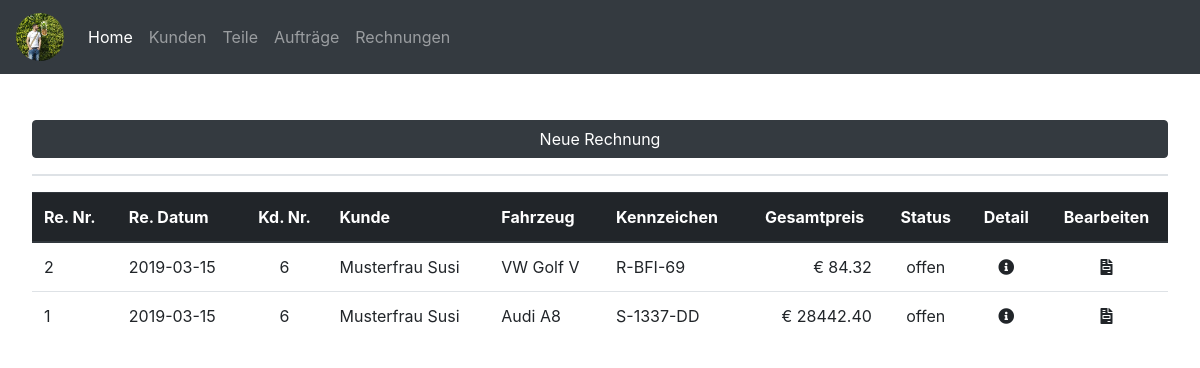
/invoice.php, run on an earlier commit of the app's database.
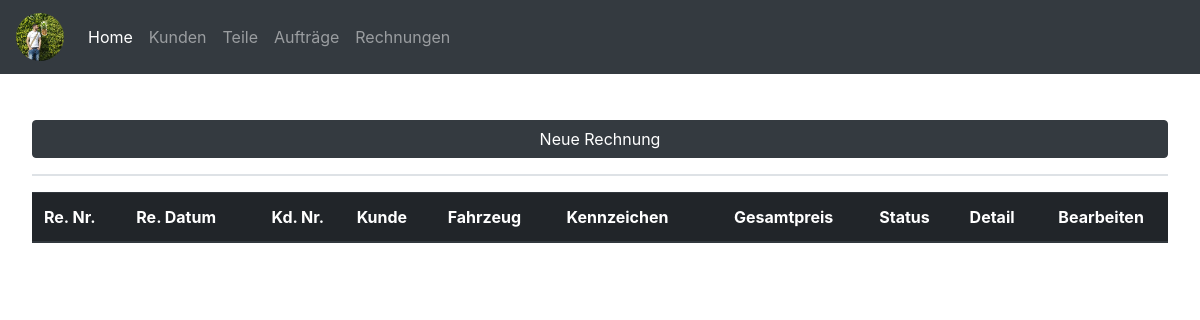
And on a later commit of the database.
### tables this page shows
CREATE TABLE `rechnung` (
  `rechnungid` int(11) NOT NULL,
  `repid` int(11) DEFAULT NULL,
  `rechnungsnummer` int(11) NOT NULL,
  `rechnungsdatum` date NOT NULL,
  `kundenid` int(11) NOT NULL,
  `fahrzeugid` int(11) NOT NULL,
  `summe` float NOT NULL,
  `status` varchar(20) NOT NULL
);

CREATE TABLE `kunde` (
  `kundennummer` int(10) NOT NULL,
  `anrede` varchar(15) NOT NULL,
  `titel` varchar(10) NOT NULL,
  `vorname` varchar(20) NOT NULL,
  `nachname` varchar(20) NOT NULL,
  `gebdat` date NOT NULL,
  `strasse` varchar(50) NOT NULL,
  `plz` int(10) NOT NULL,
  `ort` varchar(50) NOT NULL,
  `telefon` varchar(20) NOT NULL,
  `email` varchar(50) NOT NULL,
  `newsletter` tinyint(1) NOT NULL,
  `kommentar` text NOT NULL,
  `kundeseit` date NOT NULL
);

CREATE TABLE `fahrzeug` (
  `fzid` int(11) NOT NULL,
  `kundeid` int(11) NOT NULL,
  `marke` varchar(20) NOT NULL,
  `type` varchar(20) NOT NULL,
  `kennzeichen` varchar(10) NOT NULL,
  `fahrgestellnummer` varchar(30) NOT NULL,
  `nationalcode` varchar(20) NOT NULL,
  `motorkennzeichen` varchar(4) NOT NULL,
  `getriebekennzeichen` varchar(20) NOT NULL,
  `farbe` varchar(20) NOT NULL,
  `treibstoff` varchar(20) NOT NULL,
  `leistung` int(3) NOT NULL,
  `hubraum` int(5) NOT NULL,
  `erstzulassung` date NOT NULL
);

### invoice.php (the view, shortened to what this page needs)
<?php include('connection.php') ?>
<?php include('header.php') ?>
<button type="button" class="btn btn-dark btn-new-car mb-3 mb-lg-0" data-toggle="modal" data-target="#invoicenewmodal">
    Neue Rechnung
    </button>
<br /><hr />
<table id="invoicetable" class="display table table-hover">
    <thead class="thead-dark">
        <tr>
            <th>Re. Nr.</th>
            <th>Re. Datum</th>
            <th><center>Kd. Nr.</center></th>
            <th>Kunde</th>
            <th>Fahrzeug</th>
            <th>Kennzeichen</th>
            <th><center>Gesamtpreis</center></th>
            <th><center>Status</center></th>
            <th><center>Detail</center></th>
            <th><center>Bearbeiten</center></th>
        </tr>
    </thead>
    <tbody>
    <?php
    $pdo->setAttribute( PDO::ATTR_ERRMODE, PDO::ERRMODE_EXCEPTION );
        $sql = "SELECT  rechnung.rechnungsnummer,
                        rechnung.rechnungsdatum,
                        kunde.kundennummer,
                        kunde.nachname,
                        kunde.vorname,
                        fahrzeug.marke,
                        fahrzeug.type,
                        fahrzeug.kennzeichen,
                        rechnung.summe,
                        rechnung.status
                        FROM rechnung
                        LEFT JOIN kunde
                        ON rechnung.kundenid = kunde.kundennummer
                        LEFT JOIN fahrzeug
                        ON rechnung.fahrzeugid = fahrzeug.fzid
                        #LEFT JOIN rechnungdetails
                        #ON rechnung.rechnungsnummer = rechnungdetails.rechnungsnummer
                        ORDER BY rechnung.rechnungsnummer DESC";
        $result = $pdo->query($sql);
        while($row = $result->fetch())
{
    echo "<tr href='invoicde_detail.php?rechnungsnummer=" . $row['rechnungsnummer']."'>";
    echo "<td>" . $row["rechnungsnummer"] . "</td>";
    echo "<td>" . $row["rechnungsdatum"] . "</td>";
    echo "<td><center>" . $row["kundennummer"] . "</center></td>";
    echo "<td>" . $row["nachname"] . " ". $row["vorname"] . "</td>";
    echo "<td>" . $row["marke"] . " ". $row["type"] . "</td>";
    echo "<td>" . $row["kennzeichen"] . "</td>";
    echo "<td class='text-right'>&euro; " . sprintf('%0.2f', $row['summe']) . "</td>";
    echo "<td><center>" . $row["status"] . "</center></td>";
    echo "<td><a href='invoice_detail.php?rechnungsnummer=".$row['rechnungsnummer']."'><center><i class='fas fa-info-circle'></i></center></a></td>";
    echo "<td><a data-toggle='modal' data-target='#invoiceeditmodal" . $row["rechnungsnummer"] . "' name='id'><center><i class='fas fa-file-invoice'></i></center></a></td>";
    echo "</tr>";
?>
<?php
}
echo "</tbody>";
echo "</table>";
?>
<?php include('footer.php') ?>

### header.php (shortened to what this page needs)
<!DOCTYPE html>
<html lang="en">
<head>
    <link rel="stylesheet" href="https://stackpath.bootstrapcdn.com/bootstrap/4.1.3/css/bootstrap.min.css">
    <link rel="stylesheet" href="https://use.fontawesome.com/releases/v5.7.0/css/all.css">
    <link rel="stylesheet" href="https://cdn.datatables.net/1.10.19/css/dataTables.bootstrap4.min.css">
    <link rel="stylesheet" href="https://cdn.datatables.net/fixedheader/3.1.4/css/fixedHeader.bootstrap4.min.css">
    <link rel="stylesheet" href="static/css/main.css">
</head>
<body onload="giveActualDate()">
<nav class="navbar navbar-expand-lg navbar-dark bg-dark fixed-top">
  <a class="navbar-brand" href="index.php"><img class="logosmall" src="static/img/pp.jpg" /></a>
  <div class="collapse navbar-collapse" id="navbarNavDropdown">
    <ul class="navbar-nav">
      <li class="nav-item active">
        <a class="nav-link" href="index.php">Home <span class="sr-only">(current)</span></a>
      </li>
      <li class="nav-item">
        <a class="nav-link" href="customer.php">Kunden</a>
      </li>
      <li class="nav-item">
        <a class="nav-link" href="part_list.php">Teile</a>
      </li>
      <li class="nav-item">
        <a class="nav-link" href="contract_list.php">Aufträge</a>
      </li>
      <li class="nav-item">
        <a class="nav-link" href="invoice.php">Rechnungen</a>
      </li>
    </ul>
  </div>
</nav>
<div class="navmargin">

### footer.php (shortened to what this page needs)
</div>
</body>
</html>

### static/css/main.css (style rules this page uses)
body { margin: 0; padding: 0; }
.logosmall { width: 3rem; height: 3rem; border-radius: 50%; display: inline-block; vertical-align: middle; }
.navmargin { margin-top: 6.5rem; margin-left: 2rem; margin-right: 2rem; margin-bottom: 2rem; }
.btn-new-car { margin-top: 1rem; width: 100%; }
hr { border: 1px solid #dee2e6; }
.fas, .far { color: #212529; }

What changed in the data, as far as the page shows it:
removed rechnung: rechnungsnummer "2", rechnungsdatum "2019-03-15", kundenid.kundennummer "6", kundenid.nachname "Musterfrau", kundenid.vorname "Susi", fahrzeugid.marke "VW", fahrzeugid.type "Golf V", fahrzeugid.kennzeichen "R-BFI-69", summe "84.32", status "offen"
removed rechnung: rechnungsnummer "1", rechnungsdatum "2019-03-15", kundenid.kundennummer "6", kundenid.nachname "Musterfrau", kundenid.vorname "Susi", fahrzeugid.marke "Audi", fahrzeugid.type "A8", fahrzeugid.kennzeichen "S-1337-DD", summe "28442.40", status "offen"
